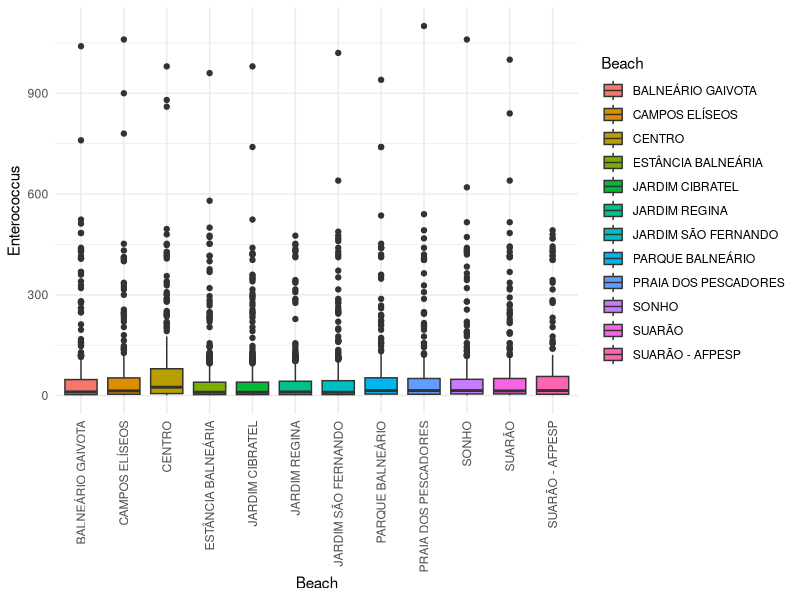

Reproduce this figure in R.
setwd("C:\\Users\\Joao\\Documents\\R")

library(readxl)
library(tidyverse)

praias = read_excel('sp_beaches.xlsx') %>%
  filter(City == "ITANHAÉM") %>%
  mutate(Enterococcus = as.numeric(Enterococcus))

g_boxplot = praias %>%
  ggplot(aes(x = Beach, y = Enterococcus, fill = Beach)) +
  theme_minimal() +
  geom_boxplot() +
  theme(axis.text.x = element_text(angle = 90, vjust = 0.5, hjust=1))
